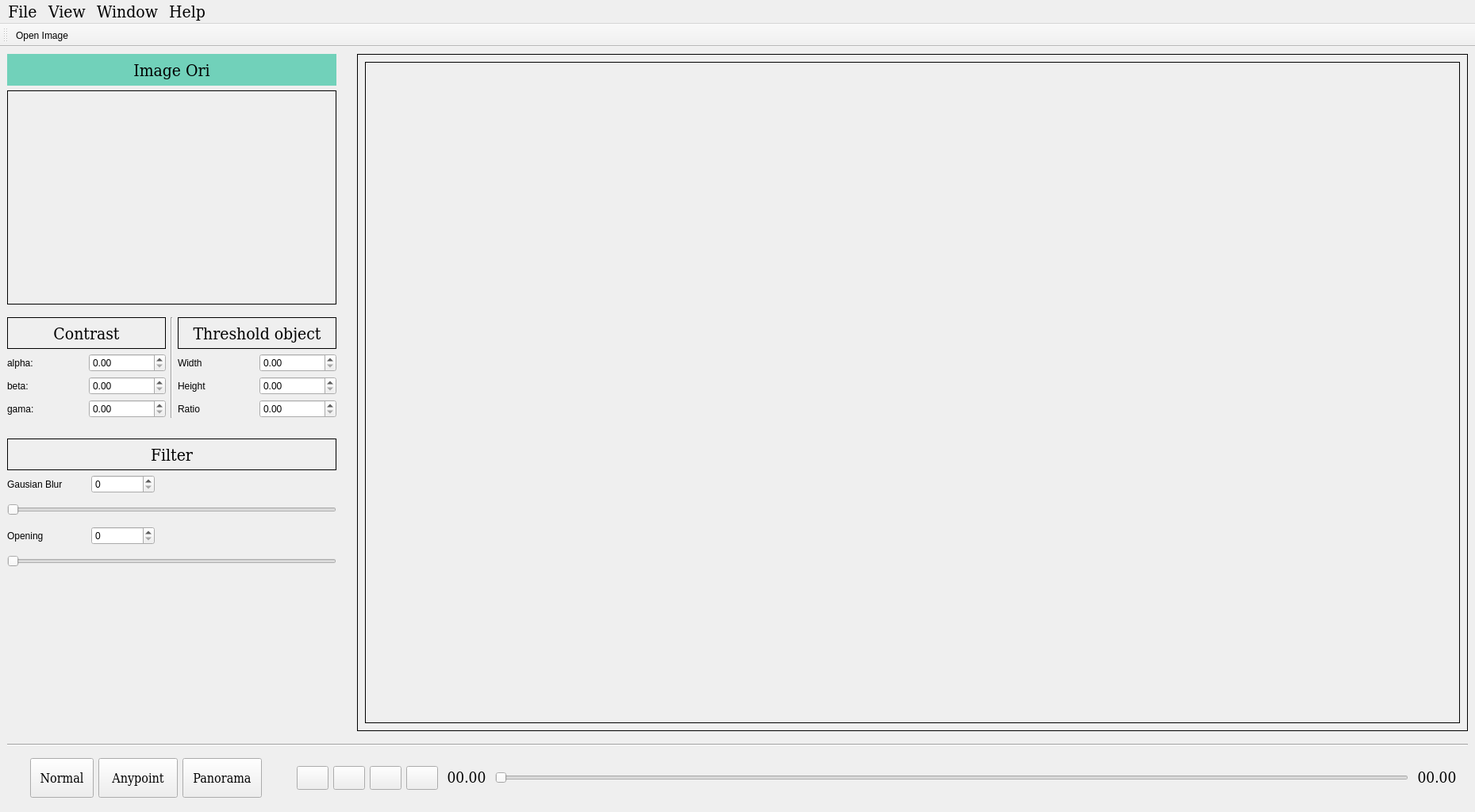
<?xml version="1.0" encoding="UTF-8"?>
<ui version="4.0">
 <class>MainWindow</class>
 <widget class="QMainWindow" name="MainWindow">
  <property name="geometry">
   <rect>
    <x>0</x>
    <y>0</y>
    <width>1806</width>
    <height>1024</height>
   </rect>
  </property>
  <property name="windowTitle">
   <string>MainWindow</string>
  </property>
  <widget class="QWidget" name="centralwidget">
   <layout class="QVBoxLayout" name="verticalLayout">
    <item>
     <layout class="QHBoxLayout" name="horizontalLayout_2">
      <item>
       <layout class="QVBoxLayout" name="verticalLayout_3">
        <item>
         <widget class="QLabel" name="title_image_ori">
          <property name="minimumSize">
           <size>
            <width>400</width>
            <height>40</height>
           </size>
          </property>
          <property name="font">
           <font>
            <family>DejaVu Serif Condensed</family>
            <pointsize>16</pointsize>
           </font>
          </property>
          <property name="styleSheet">
           <string notr="true">background-color: #71D1BA;   </string>
          </property>
          <property name="frameShape">
           <enum>QFrame::NoFrame</enum>
          </property>
          <property name="text">
           <string>Image Ori</string>
          </property>
          <property name="alignment">
           <set>Qt::AlignCenter</set>
          </property>
         </widget>
        </item>
        <item>
         <widget class="QLabel" name="label_ori">
          <property name="minimumSize">
           <size>
            <width>0</width>
            <height>270</height>
           </size>
          </property>
          <property name="frameShape">
           <enum>QFrame::Box</enum>
          </property>
          <property name="text">
           <string/>
          </property>
          <property name="alignment">
           <set>Qt::AlignCenter</set>
          </property>
         </widget>
        </item>
        <item>
         <spacer name="verticalSpacer_3">
          <property name="orientation">
           <enum>Qt::Vertical</enum>
          </property>
          <property name="sizeType">
           <enum>QSizePolicy::Fixed</enum>
          </property>
          <property name="sizeHint" stdset="0">
           <size>
            <width>20</width>
            <height>10</height>
           </size>
          </property>
         </spacer>
        </item>
        <item>
         <layout class="QHBoxLayout" name="horizontalLayout_8">
          <item>
           <layout class="QVBoxLayout" name="verticalLayout_4">
            <item>
             <widget class="QLabel" name="title_image_ori_3">
              <property name="minimumSize">
               <size>
                <width>200</width>
                <height>40</height>
               </size>
              </property>
              <property name="font">
               <font>
                <family>DejaVu Serif Condensed</family>
                <pointsize>16</pointsize>
               </font>
              </property>
              <property name="styleSheet">
               <string notr="true"/>
              </property>
              <property name="frameShape">
               <enum>QFrame::Box</enum>
              </property>
              <property name="text">
               <string>Contrast</string>
              </property>
              <property name="alignment">
               <set>Qt::AlignCenter</set>
              </property>
             </widget>
            </item>
            <item>
             <layout class="QGridLayout" name="gridLayout">
              <item row="0" column="2">
               <widget class="QDoubleSpinBox" name="doubleSpinBox"/>
              </item>
              <item row="2" column="1">
               <widget class="QLabel" name="label_3">
                <property name="text">
                 <string>gama:</string>
                </property>
               </widget>
              </item>
              <item row="0" column="1">
               <widget class="QLabel" name="label">
                <property name="text">
                 <string>alpha:</string>
                </property>
               </widget>
              </item>
              <item row="2" column="2">
               <widget class="QDoubleSpinBox" name="doubleSpinBox_3"/>
              </item>
              <item row="1" column="1">
               <widget class="QLabel" name="label_2">
                <property name="text">
                 <string>beta:</string>
                </property>
               </widget>
              </item>
              <item row="1" column="2">
               <widget class="QDoubleSpinBox" name="doubleSpinBox_2"/>
              </item>
             </layout>
            </item>
           </layout>
          </item>
          <item>
           <widget class="Line" name="line_2">
            <property name="orientation">
             <enum>Qt::Vertical</enum>
            </property>
           </widget>
          </item>
          <item>
           <layout class="QVBoxLayout" name="verticalLayout_5">
            <item>
             <widget class="QLabel" name="title_image_ori_4">
              <property name="minimumSize">
               <size>
                <width>200</width>
                <height>40</height>
               </size>
              </property>
              <property name="font">
               <font>
                <family>DejaVu Serif Condensed</family>
                <pointsize>16</pointsize>
               </font>
              </property>
              <property name="styleSheet">
               <string notr="true"/>
              </property>
              <property name="frameShape">
               <enum>QFrame::Box</enum>
              </property>
              <property name="text">
               <string>Threshold object</string>
              </property>
              <property name="alignment">
               <set>Qt::AlignCenter</set>
              </property>
             </widget>
            </item>
            <item>
             <layout class="QGridLayout" name="gridLayout_2">
              <item row="3" column="2">
               <widget class="QDoubleSpinBox" name="doubleSpinBox_6"/>
              </item>
              <item row="1" column="1">
               <widget class="QLabel" name="label_6">
                <property name="text">
                 <string>Width</string>
                </property>
               </widget>
              </item>
              <item row="2" column="1">
               <widget class="QLabel" name="label_7">
                <property name="text">
                 <string>Height</string>
                </property>
               </widget>
              </item>
              <item row="2" column="2">
               <widget class="QDoubleSpinBox" name="doubleSpinBox_5"/>
              </item>
              <item row="1" column="2">
               <widget class="QDoubleSpinBox" name="doubleSpinBox_4"/>
              </item>
              <item row="3" column="1">
               <widget class="QLabel" name="label_8">
                <property name="text">
                 <string>Ratio</string>
                </property>
               </widget>
              </item>
             </layout>
            </item>
           </layout>
          </item>
         </layout>
        </item>
        <item>
         <spacer name="verticalSpacer_4">
          <property name="orientation">
           <enum>Qt::Vertical</enum>
          </property>
          <property name="sizeType">
           <enum>QSizePolicy::Fixed</enum>
          </property>
          <property name="sizeHint" stdset="0">
           <size>
            <width>20</width>
            <height>20</height>
           </size>
          </property>
         </spacer>
        </item>
        <item>
         <widget class="QLabel" name="title_image_ori_2">
          <property name="minimumSize">
           <size>
            <width>200</width>
            <height>40</height>
           </size>
          </property>
          <property name="font">
           <font>
            <family>DejaVu Serif Condensed</family>
            <pointsize>16</pointsize>
           </font>
          </property>
          <property name="styleSheet">
           <string notr="true"/>
          </property>
          <property name="frameShape">
           <enum>QFrame::Box</enum>
          </property>
          <property name="text">
           <string>Filter</string>
          </property>
          <property name="alignment">
           <set>Qt::AlignCenter</set>
          </property>
         </widget>
        </item>
        <item>
         <layout class="QHBoxLayout" name="horizontalLayout_3">
          <item>
           <widget class="QLabel" name="label_5">
            <property name="minimumSize">
             <size>
              <width>100</width>
              <height>0</height>
             </size>
            </property>
            <property name="text">
             <string>Gausian Blur</string>
            </property>
           </widget>
          </item>
          <item>
           <widget class="QSpinBox" name="spinBox">
            <property name="minimumSize">
             <size>
              <width>80</width>
              <height>0</height>
             </size>
            </property>
           </widget>
          </item>
          <item>
           <spacer name="horizontalSpacer_4">
            <property name="orientation">
             <enum>Qt::Horizontal</enum>
            </property>
            <property name="sizeHint" stdset="0">
             <size>
              <width>40</width>
              <height>20</height>
             </size>
            </property>
           </spacer>
          </item>
         </layout>
        </item>
        <item>
         <widget class="QSlider" name="horizontalSlider_2">
          <property name="minimumSize">
           <size>
            <width>0</width>
            <height>30</height>
           </size>
          </property>
          <property name="orientation">
           <enum>Qt::Horizontal</enum>
          </property>
         </widget>
        </item>
        <item>
         <layout class="QHBoxLayout" name="horizontalLayout_5">
          <item>
           <widget class="QLabel" name="label_4">
            <property name="minimumSize">
             <size>
              <width>100</width>
              <height>0</height>
             </size>
            </property>
            <property name="text">
             <string>Opening</string>
            </property>
           </widget>
          </item>
          <item>
           <widget class="QSpinBox" name="spinBox_2">
            <property name="minimumSize">
             <size>
              <width>80</width>
              <height>0</height>
             </size>
            </property>
           </widget>
          </item>
          <item>
           <spacer name="horizontalSpacer_5">
            <property name="orientation">
             <enum>Qt::Horizontal</enum>
            </property>
            <property name="sizeHint" stdset="0">
             <size>
              <width>40</width>
              <height>20</height>
             </size>
            </property>
           </spacer>
          </item>
         </layout>
        </item>
        <item>
         <widget class="QSlider" name="horizontalSlider">
          <property name="minimumSize">
           <size>
            <width>0</width>
            <height>30</height>
           </size>
          </property>
          <property name="orientation">
           <enum>Qt::Horizontal</enum>
          </property>
         </widget>
        </item>
        <item>
         <spacer name="verticalSpacer_2">
          <property name="orientation">
           <enum>Qt::Vertical</enum>
          </property>
          <property name="sizeHint" stdset="0">
           <size>
            <width>20</width>
            <height>40</height>
           </size>
          </property>
         </spacer>
        </item>
       </layout>
      </item>
      <item>
       <spacer name="horizontalSpacer">
        <property name="orientation">
         <enum>Qt::Horizontal</enum>
        </property>
        <property name="sizeType">
         <enum>QSizePolicy::Fixed</enum>
        </property>
        <property name="sizeHint" stdset="0">
         <size>
          <width>20</width>
          <height>20</height>
         </size>
        </property>
       </spacer>
      </item>
      <item>
       <widget class="QScrollArea" name="scrollArea">
        <property name="minimumSize">
         <size>
          <width>1400</width>
          <height>0</height>
         </size>
        </property>
        <property name="styleSheet">
         <string notr="true"/>
        </property>
        <property name="frameShape">
         <enum>QFrame::Panel</enum>
        </property>
        <property name="frameShadow">
         <enum>QFrame::Plain</enum>
        </property>
        <property name="lineWidth">
         <number>1</number>
        </property>
        <property name="widgetResizable">
         <bool>true</bool>
        </property>
        <property name="alignment">
         <set>Qt::AlignCenter</set>
        </property>
        <widget class="QWidget" name="scrollAreaWidgetContents_2">
         <property name="geometry">
          <rect>
           <x>0</x>
           <y>0</y>
           <width>1398</width>
           <height>832</height>
          </rect>
         </property>
         <layout class="QHBoxLayout" name="horizontalLayout_7">
          <item alignment="Qt::AlignHCenter">
           <widget class="QLabel" name="label_result">
            <property name="sizePolicy">
             <sizepolicy hsizetype="Preferred" vsizetype="Preferred">
              <horstretch>0</horstretch>
              <verstretch>0</verstretch>
             </sizepolicy>
            </property>
            <property name="minimumSize">
             <size>
              <width>1380</width>
              <height>0</height>
             </size>
            </property>
            <property name="maximumSize">
             <size>
              <width>16777215</width>
              <height>16777215</height>
             </size>
            </property>
            <property name="frameShape">
             <enum>QFrame::Box</enum>
            </property>
            <property name="text">
             <string/>
            </property>
           </widget>
          </item>
         </layout>
        </widget>
       </widget>
      </item>
     </layout>
    </item>
    <item>
     <spacer name="verticalSpacer">
      <property name="orientation">
       <enum>Qt::Vertical</enum>
      </property>
      <property name="sizeType">
       <enum>QSizePolicy::Fixed</enum>
      </property>
      <property name="sizeHint" stdset="0">
       <size>
        <width>20</width>
        <height>10</height>
       </size>
      </property>
     </spacer>
    </item>
    <item>
     <widget class="Line" name="line">
      <property name="orientation">
       <enum>Qt::Horizontal</enum>
      </property>
     </widget>
    </item>
    <item>
     <layout class="QHBoxLayout" name="horizontalLayout">
      <item>
       <widget class="QFrame" name="frame_view">
        <property name="frameShape">
         <enum>QFrame::NoFrame</enum>
        </property>
        <property name="frameShadow">
         <enum>QFrame::Raised</enum>
        </property>
        <layout class="QHBoxLayout" name="horizontalLayout_4">
         <item>
          <spacer name="horizontalSpacer_3">
           <property name="orientation">
            <enum>Qt::Horizontal</enum>
           </property>
           <property name="sizeType">
            <enum>QSizePolicy::Fixed</enum>
           </property>
           <property name="sizeHint" stdset="0">
            <size>
             <width>20</width>
             <height>20</height>
            </size>
           </property>
          </spacer>
         </item>
         <item>
          <widget class="QPushButton" name="btn_normal">
           <property name="sizePolicy">
            <sizepolicy hsizetype="Minimum" vsizetype="Fixed">
             <horstretch>0</horstretch>
             <verstretch>0</verstretch>
            </sizepolicy>
           </property>
           <property name="minimumSize">
            <size>
             <width>60</width>
             <height>50</height>
            </size>
           </property>
           <property name="font">
            <font>
             <family>DejaVu Serif Condensed</family>
             <pointsize>12</pointsize>
            </font>
           </property>
           <property name="text">
            <string>Normal</string>
           </property>
           <property name="shortcut">
            <string>N</string>
           </property>
           <property name="checkable">
            <bool>true</bool>
           </property>
          </widget>
         </item>
         <item>
          <widget class="QPushButton" name="btn_anypoint">
           <property name="sizePolicy">
            <sizepolicy hsizetype="Minimum" vsizetype="Fixed">
             <horstretch>0</horstretch>
             <verstretch>0</verstretch>
            </sizepolicy>
           </property>
           <property name="minimumSize">
            <size>
             <width>100</width>
             <height>50</height>
            </size>
           </property>
           <property name="font">
            <font>
             <family>DejaVu Serif Condensed</family>
             <pointsize>12</pointsize>
            </font>
           </property>
           <property name="text">
            <string>Anypoint</string>
           </property>
           <property name="shortcut">
            <string>M</string>
           </property>
           <property name="checkable">
            <bool>true</bool>
           </property>
          </widget>
         </item>
         <item>
          <widget class="QPushButton" name="btn_panorama">
           <property name="sizePolicy">
            <sizepolicy hsizetype="Minimum" vsizetype="Fixed">
             <horstretch>0</horstretch>
             <verstretch>0</verstretch>
            </sizepolicy>
           </property>
           <property name="minimumSize">
            <size>
             <width>100</width>
             <height>50</height>
            </size>
           </property>
           <property name="font">
            <font>
             <family>DejaVu Serif Condensed</family>
             <pointsize>12</pointsize>
            </font>
           </property>
           <property name="text">
            <string>Panorama</string>
           </property>
           <property name="shortcut">
            <string>6</string>
           </property>
           <property name="checkable">
            <bool>true</bool>
           </property>
          </widget>
         </item>
        </layout>
       </widget>
      </item>
      <item>
       <spacer name="horizontalSpacer_2">
        <property name="orientation">
         <enum>Qt::Horizontal</enum>
        </property>
        <property name="sizeType">
         <enum>QSizePolicy::Fixed</enum>
        </property>
        <property name="sizeHint" stdset="0">
         <size>
          <width>20</width>
          <height>20</height>
         </size>
        </property>
       </spacer>
      </item>
      <item>
       <widget class="QFrame" name="frame">
        <property name="font">
         <font>
          <family>DejaVu Serif Condensed</family>
         </font>
        </property>
        <property name="frameShape">
         <enum>QFrame::NoFrame</enum>
        </property>
        <property name="frameShadow">
         <enum>QFrame::Raised</enum>
        </property>
        <layout class="QHBoxLayout" name="horizontalLayout_6">
         <item>
          <widget class="QPushButton" name="btn_prev_video">
           <property name="sizePolicy">
            <sizepolicy hsizetype="Minimum" vsizetype="Fixed">
             <horstretch>0</horstretch>
             <verstretch>0</verstretch>
            </sizepolicy>
           </property>
           <property name="minimumSize">
            <size>
             <width>40</width>
             <height>30</height>
            </size>
           </property>
           <property name="text">
            <string/>
           </property>
           <property name="icon">
            <iconset>
             <normaloff>../../../images/prev.png</normaloff>../../../images/prev.png</iconset>
           </property>
           <property name="iconSize">
            <size>
             <width>30</width>
             <height>30</height>
            </size>
           </property>
           <property name="shortcut">
            <string>Left</string>
           </property>
          </widget>
         </item>
         <item>
          <widget class="QPushButton" name="btn_play_pouse">
           <property name="sizePolicy">
            <sizepolicy hsizetype="Minimum" vsizetype="Fixed">
             <horstretch>0</horstretch>
             <verstretch>0</verstretch>
            </sizepolicy>
           </property>
           <property name="minimumSize">
            <size>
             <width>40</width>
             <height>30</height>
            </size>
           </property>
           <property name="text">
            <string/>
           </property>
           <property name="icon">
            <iconset>
             <normaloff>../../../images/play.png</normaloff>../../../images/play.png</iconset>
           </property>
           <property name="iconSize">
            <size>
             <width>30</width>
             <height>30</height>
            </size>
           </property>
           <property name="shortcut">
            <string>Space</string>
           </property>
          </widget>
         </item>
         <item>
          <widget class="QPushButton" name="btn_stop_video">
           <property name="sizePolicy">
            <sizepolicy hsizetype="Minimum" vsizetype="Fixed">
             <horstretch>0</horstretch>
             <verstretch>0</verstretch>
            </sizepolicy>
           </property>
           <property name="minimumSize">
            <size>
             <width>40</width>
             <height>30</height>
            </size>
           </property>
           <property name="text">
            <string/>
           </property>
           <property name="icon">
            <iconset>
             <normaloff>../../../images/icon_stop.png</normaloff>../../../images/icon_stop.png</iconset>
           </property>
           <property name="iconSize">
            <size>
             <width>30</width>
             <height>30</height>
            </size>
           </property>
           <property name="shortcut">
            <string>S</string>
           </property>
          </widget>
         </item>
         <item>
          <widget class="QPushButton" name="btn_skip_video">
           <property name="sizePolicy">
            <sizepolicy hsizetype="Minimum" vsizetype="Fixed">
             <horstretch>0</horstretch>
             <verstretch>0</verstretch>
            </sizepolicy>
           </property>
           <property name="minimumSize">
            <size>
             <width>40</width>
             <height>30</height>
            </size>
           </property>
           <property name="text">
            <string/>
           </property>
           <property name="icon">
            <iconset>
             <normaloff>../../../images/skip.png</normaloff>../../../images/skip.png</iconset>
           </property>
           <property name="iconSize">
            <size>
             <width>30</width>
             <height>30</height>
            </size>
           </property>
           <property name="shortcut">
            <string>Right</string>
           </property>
          </widget>
         </item>
         <item>
          <widget class="QLabel" name="label_time_recent">
           <property name="sizePolicy">
            <sizepolicy hsizetype="Preferred" vsizetype="Fixed">
             <horstretch>0</horstretch>
             <verstretch>0</verstretch>
            </sizepolicy>
           </property>
           <property name="minimumSize">
            <size>
             <width>60</width>
             <height>0</height>
            </size>
           </property>
           <property name="font">
            <font>
             <family>DejaVu Serif Condensed</family>
             <pointsize>14</pointsize>
            </font>
           </property>
           <property name="text">
            <string>00.00</string>
           </property>
           <property name="alignment">
            <set>Qt::AlignCenter</set>
           </property>
          </widget>
         </item>
         <item>
          <widget class="QSlider" name="slider_Video">
           <property name="sizePolicy">
            <sizepolicy hsizetype="Expanding" vsizetype="Fixed">
             <horstretch>0</horstretch>
             <verstretch>0</verstretch>
            </sizepolicy>
           </property>
           <property name="orientation">
            <enum>Qt::Horizontal</enum>
           </property>
          </widget>
         </item>
         <item>
          <widget class="QLabel" name="label_time_end">
           <property name="sizePolicy">
            <sizepolicy hsizetype="Preferred" vsizetype="Fixed">
             <horstretch>0</horstretch>
             <verstretch>0</verstretch>
            </sizepolicy>
           </property>
           <property name="minimumSize">
            <size>
             <width>60</width>
             <height>0</height>
            </size>
           </property>
           <property name="font">
            <font>
             <family>DejaVu Serif Condensed</family>
             <pointsize>14</pointsize>
            </font>
           </property>
           <property name="text">
            <string>00.00</string>
           </property>
           <property name="alignment">
            <set>Qt::AlignCenter</set>
           </property>
          </widget>
         </item>
        </layout>
       </widget>
      </item>
     </layout>
    </item>
   </layout>
  </widget>
  <widget class="QMenuBar" name="menubar">
   <property name="geometry">
    <rect>
     <x>0</x>
     <y>0</y>
     <width>1806</width>
     <height>30</height>
    </rect>
   </property>
   <property name="font">
    <font>
     <family>DejaVu Serif Condensed</family>
     <pointsize>16</pointsize>
     <underline>false</underline>
     <strikeout>false</strikeout>
    </font>
   </property>
   <widget class="QMenu" name="menuFile">
    <property name="font">
     <font>
      <family>DejaVu Serif Condensed</family>
      <pointsize>12</pointsize>
     </font>
    </property>
    <property name="title">
     <string>File</string>
    </property>
    <addaction name="actionOpen_Image"/>
    <addaction name="actionLoad_Video"/>
    <addaction name="actionOpen_Camera"/>
    <addaction name="actionCam_parameter"/>
    <addaction name="actionSave_image"/>
    <addaction name="actionRecord_video"/>
    <addaction name="actionExit"/>
   </widget>
   <widget class="QMenu" name="menuHelp">
    <property name="font">
     <font>
      <family>DejaVu Serif Condensed</family>
      <pointsize>12</pointsize>
     </font>
    </property>
    <property name="title">
     <string>Help</string>
    </property>
    <addaction name="actionHelp"/>
    <addaction name="actionAbout_Us"/>
    <addaction name="actionAccesibility"/>
   </widget>
   <widget class="QMenu" name="menuWindow">
    <property name="title">
     <string>Window</string>
    </property>
    <addaction name="actionMinimized"/>
    <addaction name="actionMaximized"/>
   </widget>
   <widget class="QMenu" name="menuView">
    <property name="title">
     <string>View</string>
    </property>
    <addaction name="actionRotate_left"/>
    <addaction name="actionRotatevright"/>
    <addaction name="actionZoom_in"/>
    <addaction name="actionZoom_out"/>
   </widget>
   <addaction name="menuFile"/>
   <addaction name="menuView"/>
   <addaction name="menuWindow"/>
   <addaction name="menuHelp"/>
  </widget>
  <widget class="QToolBar" name="toolBar">
   <property name="windowTitle">
    <string>toolBar</string>
   </property>
   <attribute name="toolBarArea">
    <enum>TopToolBarArea</enum>
   </attribute>
   <attribute name="toolBarBreak">
    <bool>false</bool>
   </attribute>
   <addaction name="actionOpen_Image"/>
  </widget>
  <action name="actionOpen_Image">
   <property name="icon">
    <iconset>
     <normaloff>../../../src/icon/openImage.png</normaloff>../../../src/icon/openImage.png</iconset>
   </property>
   <property name="text">
    <string>Open Image</string>
   </property>
  </action>
  <action name="actionLoad_Video">
   <property name="icon">
    <iconset>
     <normaloff>../src/images/video.png</normaloff>../src/images/video.png</iconset>
   </property>
   <property name="text">
    <string>Load Video</string>
   </property>
  </action>
  <action name="actionOpen_Camera">
   <property name="icon">
    <iconset>
     <normaloff>../src/images/open_cam.png</normaloff>../src/images/open_cam.png</iconset>
   </property>
   <property name="text">
    <string>Open Camera</string>
   </property>
  </action>
  <action name="actionCam_parameter">
   <property name="text">
    <string>Cam parameter</string>
   </property>
  </action>
  <action name="actionExit">
   <property name="text">
    <string>Exit</string>
   </property>
  </action>
  <action name="actionAbout_Us">
   <property name="text">
    <string>About Us</string>
   </property>
  </action>
  <action name="actionHelp">
   <property name="text">
    <string>Help</string>
   </property>
  </action>
  <action name="actionAccesibility">
   <property name="text">
    <string>Accesibility</string>
   </property>
  </action>
  <action name="actionSave_image">
   <property name="text">
    <string>Save image</string>
   </property>
  </action>
  <action name="actionRecord_video">
   <property name="checkable">
    <bool>true</bool>
   </property>
   <property name="icon">
    <iconset>
     <normaloff>../src/images/record_start.png</normaloff>../src/images/record_start.png</iconset>
   </property>
   <property name="text">
    <string>Record Video</string>
   </property>
  </action>
  <action name="actionMaximized">
   <property name="text">
    <string>Maximized</string>
   </property>
  </action>
  <action name="actionMinimized">
   <property name="text">
    <string>Minimized</string>
   </property>
  </action>
  <action name="actionRotate_left">
   <property name="text">
    <string>Rotate left</string>
   </property>
  </action>
  <action name="actionRotatevright">
   <property name="text">
    <string>Rotatevright</string>
   </property>
  </action>
  <action name="actionZoom_in">
   <property name="text">
    <string>Zoom in</string>
   </property>
  </action>
  <action name="actionZoom_out">
   <property name="text">
    <string>Zoom out</string>
   </property>
  </action>
 </widget>
 <resources/>
 <connections/>
</ui>
